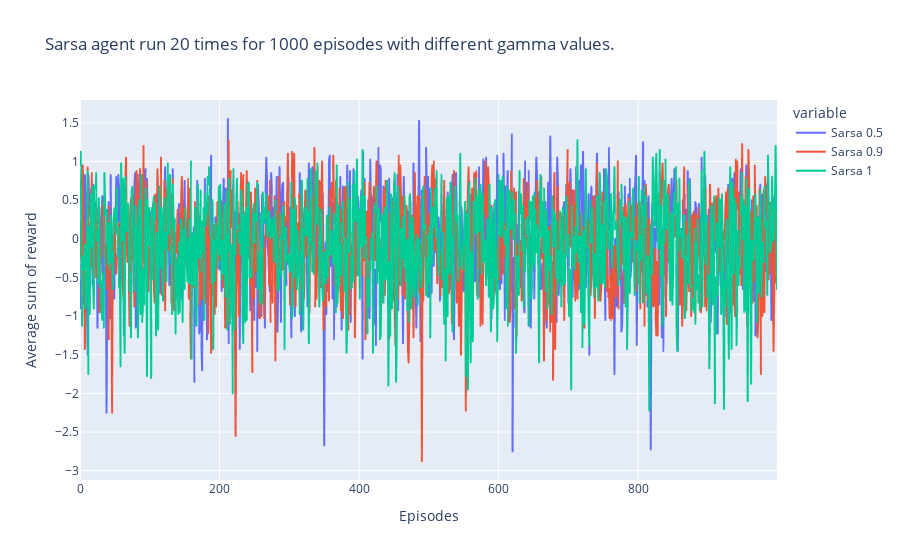

This figure's notebook cell:
### Markdown cell above
# BELOW ONLY GRAPHS

### Code cell
fig = px.line(df_rewards, y = ['Sarsa 0.5', 'Sarsa 0.9', 'Sarsa 1'], title= 'Sarsa agent run {r} times for {e} episodes with different gamma values.'.format(r = runs, e = episodes))
fig.update_layout(xaxis_title='Episodes', yaxis_title='Average sum of reward')
fig.show()

### Figure 1 — Plotly figure (JSON) as saved in the notebook; plotly's stock layout.template omitted (floating-point values rounded to 4 significant figures; data arrays with more than 128 entries replaced by an {"elided": "..."} marker saying what was removed)
{"data": [{"hovertemplate": "variable=Sarsa 0.5<br>index=%{x}<br>value=%{y}<extra></extra>", "legendgroup": "Sarsa 0.5", "line": {"color": "#636efa", "dash": "solid"}, "marker": {"symbol": "circle"}, "mode": "lines", "name": "Sarsa 0.5", "showlegend": true, "type": "scattergl", "x": {"elided": "1000 int values"}, "xaxis": "x", "y": {"elided": "1000 float values"}, "yaxis": "y"}, {"hovertemplate": "variable=Sarsa 0.9<br>index=%{x}<br>value=%{y}<extra></extra>", "legendgroup": "Sarsa 0.9", "line": {"color": "#EF553B", "dash": "solid"}, "marker": {"symbol": "circle"}, "mode": "lines", "name": "Sarsa 0.9", "showlegend": true, "type": "scattergl", "x": {"elided": "1000 int values"}, "xaxis": "x", "y": {"elided": "1000 float values"}, "yaxis": "y"}, {"hovertemplate": "variable=Sarsa 1<br>index=%{x}<br>value=%{y}<extra></extra>", "legendgroup": "Sarsa 1", "line": {"color": "#00cc96", "dash": "solid"}, "marker": {"symbol": "circle"}, "mode": "lines", "name": "Sarsa 1", "showlegend": true, "type": "scattergl", "x": {"elided": "1000 int values"}, "xaxis": "x", "y": {"elided": "1000 float values"}, "yaxis": "y"}], "layout": {"legend": {"title": {"text": "variable"}, "tracegroupgap": 0}, "title": {"text": "Sarsa agent run 20 times for 1000 episodes with different gamma values."}, "xaxis": {"anchor": "y", "domain": [0, 1], "title": {"text": "Episodes"}}, "yaxis": {"anchor": "x", "domain": [0, 1], "title": {"text": "Average sum of reward"}}}}
